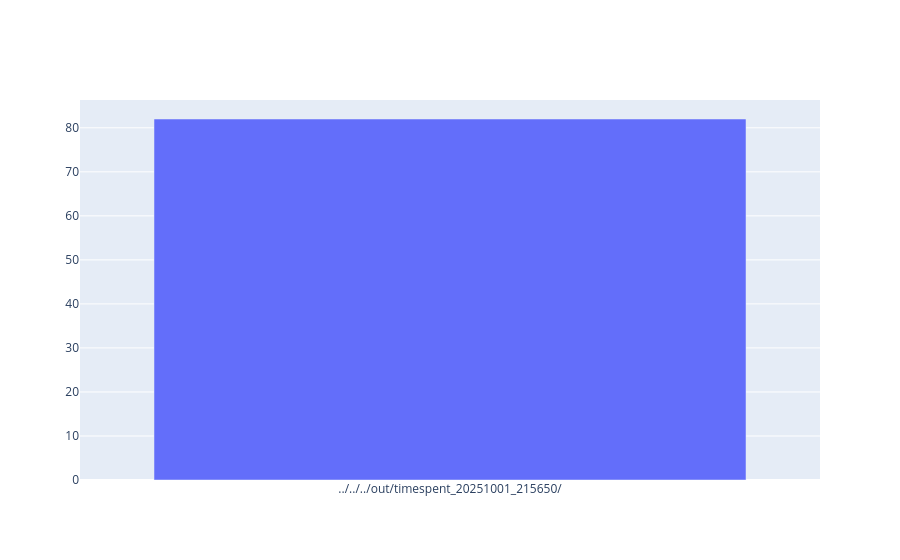
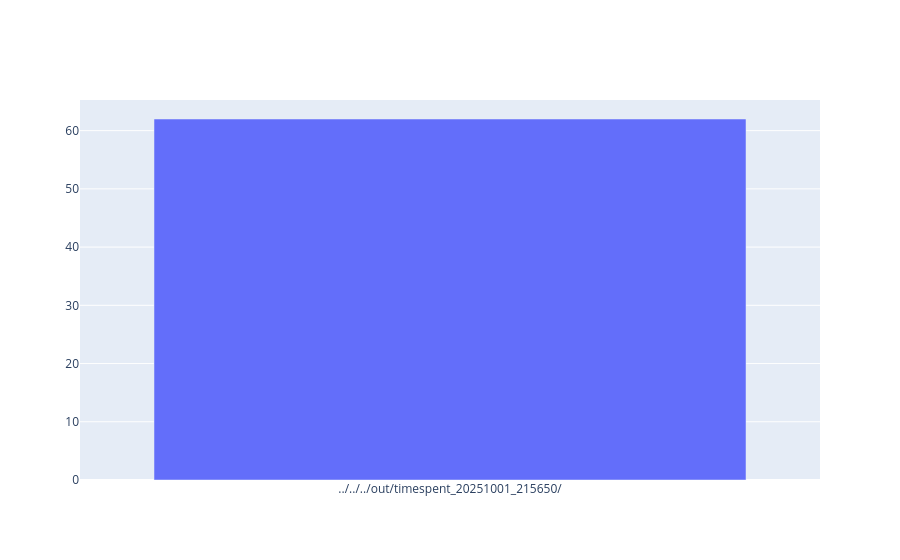

The cell these charts' notebook holds for them, in order:
### Code cell
def plot_max_cpu_by_folder(role):
    folder_cpu_max = df.query("Role == @role ").groupby("folder")[["cpu"]].max().reset_index().sort_values("folder")
    fig = go.Figure() 
    fig.add_trace(go.Bar(x=folder_cpu_max.folder,y=folder_cpu_max.cpu.astype(float)))
    fig.show()

plot_max_cpu_by_folder(2)
plot_max_cpu_by_folder(1)

### Figure 1 — Plotly figure (JSON) as saved in the notebook; plotly's stock layout.template omitted (floating-point values rounded to 4 significant figures)
{"data": [{"type": "bar", "x": ["../../../out/timespent_20251001_215650/"], "y": [82.0]}], "layout": {}}

### Figure 2 — Plotly figure (JSON) as saved in the notebook; plotly's stock layout.template omitted (floating-point values rounded to 4 significant figures)
{"data": [{"type": "bar", "x": ["../../../out/timespent_20251001_215650/"], "y": [62.0]}], "layout": {}}
